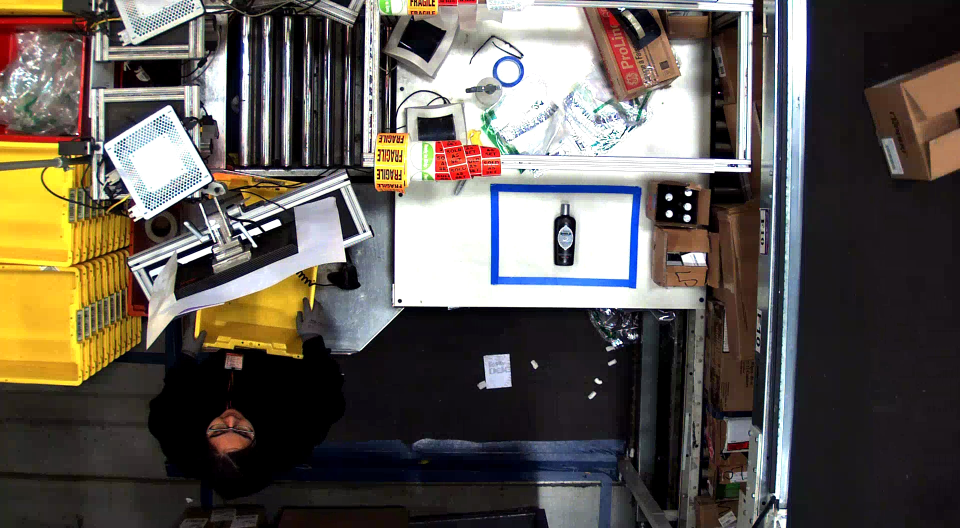
#> input picture java/projects/ImageCropper/example.jpeg, 1920 x 1056 px (shown at 1/2 size)
$ python -i testing.py   (imports and definitions only)   (Python 2 division)
#> lines starting #> are read from the running program, lines starting #| are printed output that depends on the picture
'''
This module is used to test the results of a training session
against the current implementation of the algorithm.

'''
import sys
import os
import json
import numpy as np
import cv2
import cv
from matplotlib import pyplot as plt
from optparse import OptionParser

from .utility import *

#------------------------------------------------------------
# logging
#------------------------------------------------------------

import logging
_logger = logging.getLogger(__name__)

#------------------------------------------------------------
# configuration
#------------------------------------------------------------

class Color(object):
    ''' A collection of common colors to use with debugging
    or marking.
    '''
    Red   = (0, 0, 255)
    Green = (0, 255, 0)
    Blue  = (255, 0, 0)

class Config(object):
    ''' A collection of configuration parameters for the
    detection algorithm.
    '''
    LowerThreshold = ( 90,  50,  50)
    UpperThreshold = (115, 255, 255)
    MorphKernel    = np.ones((5, 5), np.uint8)

#------------------------------------------------------------
# evaluation methods
#------------------------------------------------------------

# [69 lines left out: functions score_crop, validate_data_set, create_image_histogram, not called in this run]

def create_image_backprops(images, **kwargs):
    '''
    '''
    pathdir = kwargs.get('path', '')
    kernel = cv2.getStructuringElement(cv2.MORPH_ELLIPSE, (5, 5))

    for index, path in images['Path'].items():
        rect = images['Crop'][index]
        path = os.path.join(pathdir, path)
        im_base = open_if_path(path, hsv=True)
        im_crop = get_image_crop(im_base, rect)

        histogram = cv2.calcHist([im_crop], [0, 1], None, [180, 256], [0, 180, 0, 256])
        cv2.normalize(histogram, histogram, 0, 255, cv2.NORM_MINMAX)
        backprop = cv2.calcBackProject([im_base], [0,1], histogram, [0, 180, 0, 256], 1)
        cv2.filter2D(backprop, -1, kernel, backprop)
        _, im_thresh = cv2.threshold(backprop, 50, 255, 0)

        im_mask  = cv2.merge((im_thresh, im_thresh, im_thresh))
        im_clean = cv2.bitwise_and(im_base, im_mask)
        examine = np.vstack([im_base, im_mask, im_clean])
        cv2.imshow(path, examine)

        while cv2.waitKey(5) != ord(' '):
            pass
    cv2.destroyAllWindows()

#---------------------------------------------------------------------------#
# initialize our program settings
#---------------------------------------------------------------------------#

# [41 lines left out: functions _get_options, main, not called in this run]
    #create_image_histogram(images, **params)

>>> import cv2
>>> picture = cv2.imread('../../example.jpeg', cv2.IMREAD_GRAYSCALE)
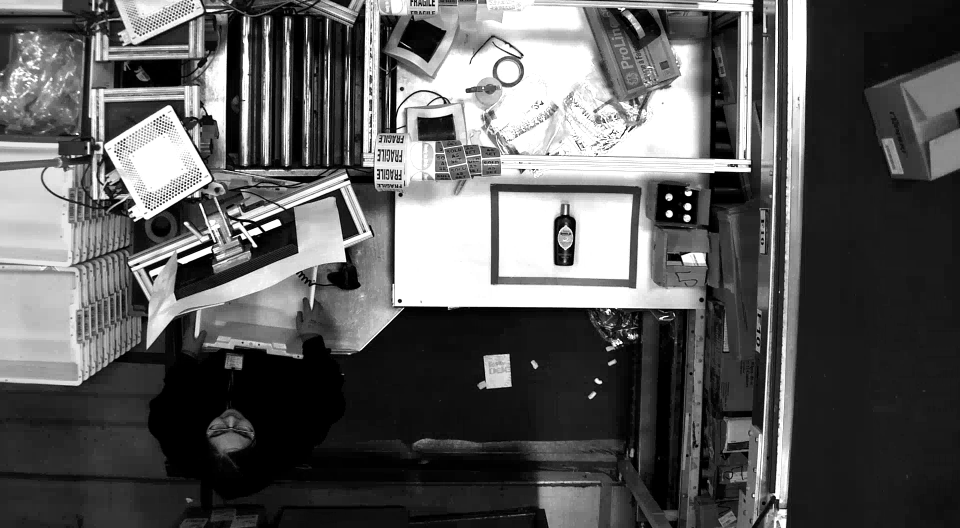
#> picture: shape (1056, 1920) (shown at 1/2 size); min 0, max 255, mean 91.6
#> (the run stopped early here; a loop or call above may not have finished)
